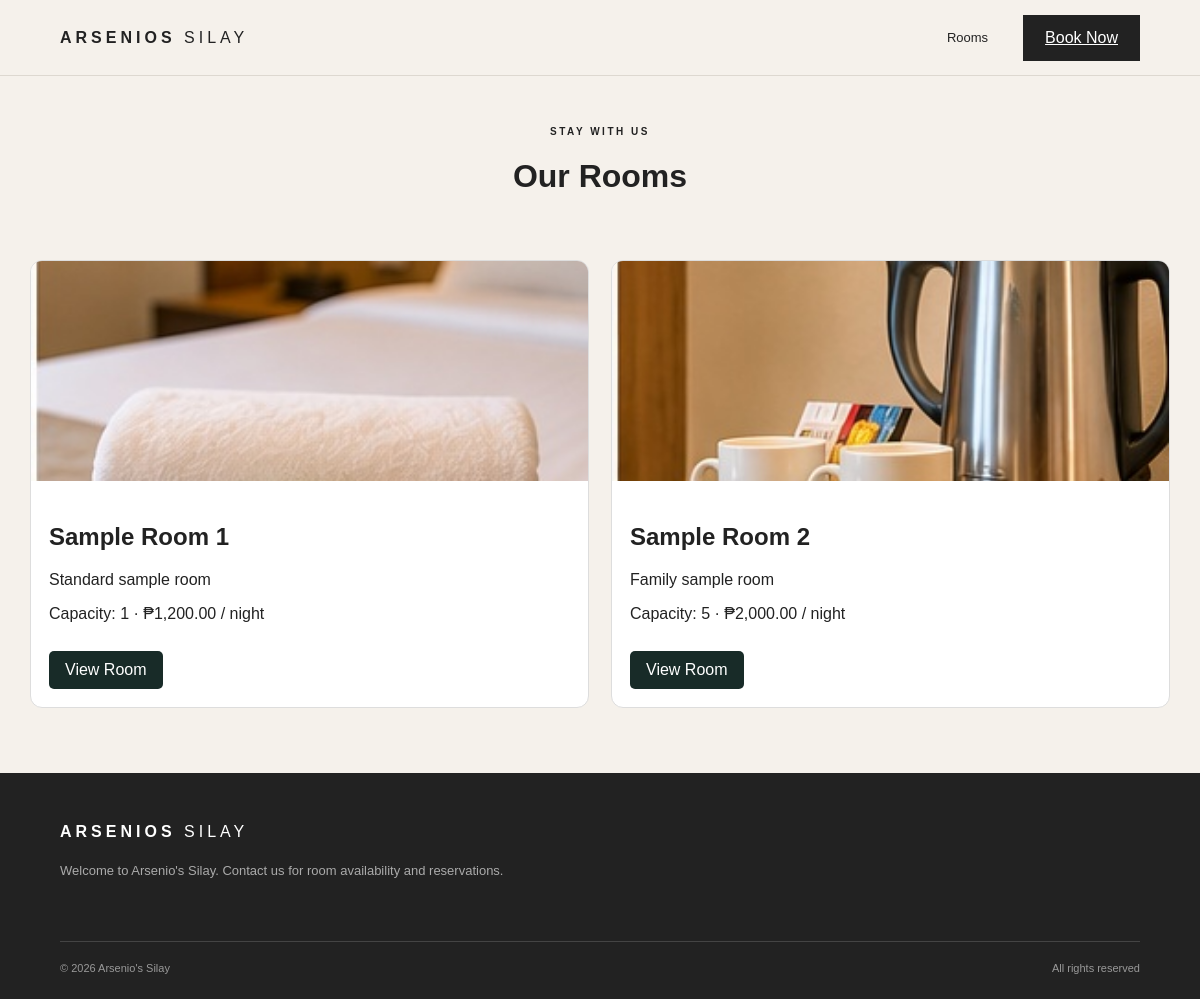
The page /index.php/home/listing on the database its author committed.
### tables this page shows
CREATE TABLE `tbl_rooms` (
  `rmID` int(15) NOT NULL,
  `rmTitle` varchar(255) NOT NULL,
  `rmDesc` varchar(255) NOT NULL,
  `rmCapacity` varchar(255) NOT NULL,
  `rmInfo` varchar(255) NOT NULL,
  `rmPrice` int(10) NOT NULL,
  `rmDate_modified` date NOT NULL,
  `rmDate_Created` date NOT NULL,
  `rmStatus` int(1) NOT NULL
);

CREATE TABLE `tbl_room_images` (
  `rmiID` int(11) NOT NULL,
  `rmiRoomID` int(11) NOT NULL,
  `rmiPath` varchar(500) NOT NULL,
  `rmiStatus` tinyint(1) NOT NULL DEFAULT 1,
  `rmiDateCreated` datetime NOT NULL
);

### application/controllers/Home.php (called while the page is built, shortened)
<?php
class Home extends MY_Controller {
 public function __construct(){parent::__construct();$this->load->model('Rooms_model');$this->load->model('Room_image_model');$this->load->model('Cms_pages_model','pages_model');$this->load->model('Settings_model');}
 public function listing(){ $this->rooms(); }
 public function rooms(){ $data['nav_menu']=$this->get_nav_menu(); $data['title']='Our Rooms';$data['rooms']=$this->Rooms_model->getActive();foreach($data['rooms'] as $room)$room->images=$this->Room_image_model->getByRoom($room->rmID,false);$this->load->view('website/rooms',$data); }
 private function get_nav_menu(){ $nav=json_decode((string)$this->Settings_model->get_setting('navMenu'),true); return is_array($nav)?$nav:array(); }
}

### index.php (called while the page is built, shortened)
<?php
require_once BASEPATH.'core/CodeIgniter.php';

### application/models/Settings_model.php (called while the page is built, shortened)
<?php
class Settings_model extends CI_Model
{
	public function get_setting($name)
	{
		$query = $this->db->select('SeSettings')
			->from('tbl_settings')
			->where('SeName', $name)
			->limit(1)
			->get();
		$row = $query->row();
		return $row ? $row->SeSettings : null;
	}
}

### application/models/Rooms_model.php (called while the page is built, shortened)
<?php
class Rooms_model extends CI_Model
{
    public function __construct()
    {
        $this->tableName = 'tbl_rooms';
        $this->tablePrefix = 'rm';
    }
    public function getActive()
    {
        $this->db->select();
        $this->db->from($this->tableName);
        $this->db->where($this->tablePrefix.'Status', '1');
        $query = $this->db->get();
        return $query->result();
    }
}

### application/models/Room_image_model.php (called while the page is built, shortened)
<?php
class Room_image_model extends CI_Model
{
    private $table = 'tbl_room_images';
    public function getByRoom($roomID, $includeDisabled = true)
    {
        $this->db->where('rmiRoomID', (int)$roomID);
        if (!$includeDisabled) $this->db->where('rmiStatus', 1);
        return $this->db->order_by('rmiID', 'DESC')->get($this->table)->result();
    }
}

### application/views/website/rooms.php (the view, shortened to what this page needs)
<!doctype html><html lang="en"><head><link rel="stylesheet" href="<?=base_url('assets/css/website.css')?>"></head><body><main><div class="section-heading" style="text-align:center;padding:50px 20px 0"><p class="eyebrow">STAY WITH US</p><h1>Our Rooms</h1></div><div class="room-list"><?php foreach($rooms as $room): $img=!empty($room->images)?$room->images[0]->rmiPath:'';?><article class="room-card"><?php if($img):?><img src="<?=base_url($img)?>" alt="<?=html_escape($room->rmTitle)?>"><?php else:?><div style="height:220px;background:#eee"></div><?php endif;?><div class="body"><h2><?=html_escape($room->rmTitle)?></h2><p><?=html_escape($room->rmDesc)?></p><p>Capacity: <?=html_escape($room->rmCapacity)?> · ₱<?=number_format((float)$room->rmPrice,2)?> / night</p><a href="<?=base_url('rooms/'.$room->rmID)?>">View Room</a></div></article><?php endforeach;?></div></main></body></html>

### assets/css/website.css (style rules this page uses)
* { box-sizing: border-box; }
html { scroll-behavior: smooth; }
body { margin: 0; background: #f5f1eb; color: #222; font-family: Arial, Helvetica, sans-serif; }
.eyebrow { font-size: 10px; letter-spacing: 2.5px; font-weight: 700; margin: 0 0 16px; }
.section-heading { margin-bottom: 45px; }

### application/views/website/rooms.php (style rules this page uses)
.room-list { max-width:1180px;margin:45px auto;padding:20px;display:grid;grid-template-columns:repeat(auto-fit,minmax(260px,1fr));gap:22px }
.room-card { border:1px solid #ddd;border-radius:12px;overflow:hidden;background:#fff }
.room-card img { width:100%;height:220px;object-fit:cover }
.room-card .body { padding:18px }
.room-card a { display:inline-block;margin-top:12px;padding:10px 16px;background:#182b28;color:#fff;text-decoration:none;border-radius:5px }

### rows shown on the page
tbl_rooms: tbl_room_images.rmiPath (picture), rmTitle "Sample Room 1", rmDesc "Standard sample room", rmCapacity "1", rmPrice "1,200.00"
tbl_rooms: tbl_room_images.rmiPath (picture), rmTitle "Sample Room 2", rmDesc "Family sample room", rmCapacity "5", rmPrice "2,000.00"

### other values the page prints
$item['label'] "Rooms"
$footerDescription "Welcome to Arsenio's Silay. Contact us for room availability and reservations."
